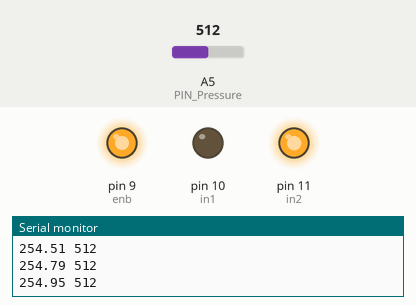
Bench run of a sketch on a simulated Arduino Uno, built with avr-gcc and run on an emulated ATmega328P. On the bench: output pins drawn as LEDs (lit = HIGH), the last lines printed to the serial monitor. The inputs (shaded band) are chosen by the test bench; at power-on: A5 (PIN_Pressure) = 512.

Above: at 1.53 s.
4.3 s: A5 (PIN_Pressure) set to 11
At 5.12 s:
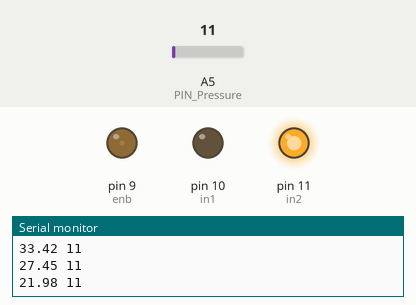
7.3 s: A5 (PIN_Pressure) set to 8
At 13.96 s:
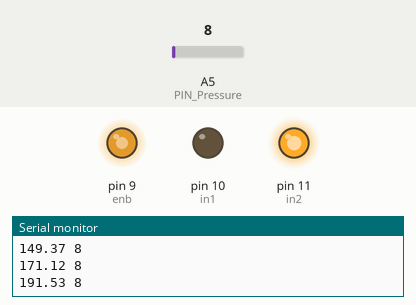
Timing chart, 0 to 16.3 s (numbered marks = the images above; inputs shaded):
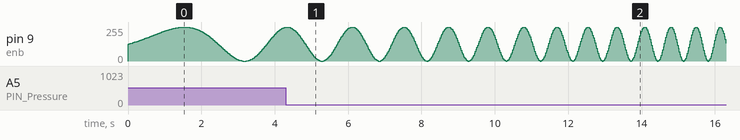

The sketch:

sketch_nov22a.ino
```cpp
float Vel;
const int amplitude = 255; // 正弦波振幅
const int frequency = 1;  // 正弦波频率（以Hz为单位）
const int numSamples = 5000;  // 采样点数  =實驗時間  //#20231123增加樣本數試試看
const float sampleRate = 50.0;  // 采样频率（Hz） 如果數據量小於採樣點數 可以降低一點
const float minFreq = 0.1;  // 扫频信号的最小频率（Hz）  *這邊可以調高
const float maxFreq = 5.0;   // 扫频信号的最大频率（Hz）
int PIN_Pressure = A5;
int enb = 9;
int in1 = 10;
int in2 = 11;


void setup() {
  Serial.begin(9600); // 启动Arduino IDE串口监视器
  pinMode(enb, OUTPUT);
  pinMode(in1, OUTPUT);
  pinMode(in2, OUTPUT);
  pinMode(PIN_Pressure,INPUT);
  digitalWrite(in1, LOW);
  digitalWrite(in2, HIGH);
}

void loop() {
  // put your main code here, to run repeatedly:
  for (int i = 0; i < numSamples; i++) {
      int sensorValue = analogRead(PIN_Pressure);
      float t = i / sampleRate;  // 当前时间
      //float freq = map(i, 0, numSamples, minFreq, maxFreq);
      float freq = minFreq + (maxFreq - minFreq) * i / (numSamples - 1);
      //Serial.print(freq);
      //Serial.print(" ");
      float sineValue = (amplitude * sin( 2 * PI * freq * t)+255)/2;

      analogWrite(enb, sineValue);// 在PWM引脚上写入PWM值

      Serial.print(sineValue);
      Serial.print(" ");
      Serial.println(sensorValue);
      //Vel = abs(integerSineValue);
      // 将整数值发送到串口

      delay(20); // 稍微延迟以控制数据发送频率

    if(i==numSamples-1){
      Serial.print("=====================================");

    }
    }

    delay(3000); // 在每个正弦波周期之间添加延迟
}
```

Measured:
- the behaviour switches between 10 and 9 on A5 (PIN_Pressure) (found by bisection; images 1 and 2)
